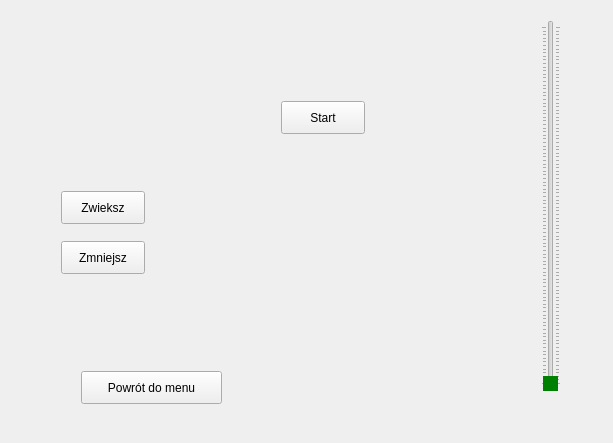
<?xml version="1.0" encoding="UTF-8"?>
<ui version="4.0">
 <class>MainWindow</class>
 <widget class="QMainWindow" name="MainWindow">
  <property name="geometry">
   <rect>
    <x>0</x>
    <y>0</y>
    <width>613</width>
    <height>443</height>
   </rect>
  </property>
  <property name="windowTitle">
   <string>MainWindow</string>
  </property>
  <widget class="QWidget" name="centralWidget">
   <layout class="QVBoxLayout" name="verticalLayout_3">
    <item>
     <widget class="QStackedWidget" name="views">
      <property name="currentIndex">
       <number>1</number>
      </property>
      <widget class="QWidget" name="menu">
       <layout class="QVBoxLayout" name="verticalLayout_2">
        <item>
         <widget class="QPushButton" name="goToTuner">
          <property name="text">
           <string>Strojenie</string>
          </property>
         </widget>
        </item>
        <item>
         <widget class="QPushButton" name="exit">
          <property name="text">
           <string>Wyjście</string>
          </property>
         </widget>
        </item>
       </layout>
      </widget>
      <widget class="QWidget" name="tuner">
       <widget class="QLabel" name="note">
        <property name="geometry">
         <rect>
          <x>430</x>
          <y>190</y>
          <width>58</width>
          <height>17</height>
         </rect>
        </property>
        <property name="text">
         <string/>
        </property>
       </widget>
       <widget class="QSlider" name="freqIndicator">
        <property name="enabled">
         <bool>false</bool>
        </property>
        <property name="geometry">
         <rect>
          <x>530</x>
          <y>9</y>
          <width>20</width>
          <height>371</height>
         </rect>
        </property>
        <property name="autoFillBackground">
         <bool>true</bool>
        </property>
        <property name="styleSheet">
         <string notr="true">QSlider::groove:vertical {
   /* background: red;*/
    position: absolute; /* absolutely position 4px from the left and right of the widget. setting margins on the widget should work too... */
    left: 4px; right: 4px;
}

QSlider::handle:vertical {
    height: 10px;
    background: green;
    margin: 0 -4px; /* expand outside the groove */
}

QSlider::add-page:vertical {

}

QSlider::sub-page:vertical {

}</string>
        </property>
        <property name="value">
         <number>0</number>
        </property>
        <property name="tracking">
         <bool>true</bool>
        </property>
        <property name="orientation">
         <enum>Qt::Vertical</enum>
        </property>
        <property name="invertedAppearance">
         <bool>false</bool>
        </property>
        <property name="invertedControls">
         <bool>false</bool>
        </property>
        <property name="tickPosition">
         <enum>QSlider::TicksBothSides</enum>
        </property>
       </widget>
       <widget class="QPushButton" name="inc">
        <property name="geometry">
         <rect>
          <x>50</x>
          <y>180</y>
          <width>84</width>
          <height>33</height>
         </rect>
        </property>
        <property name="text">
         <string>Zwieksz</string>
        </property>
       </widget>
       <widget class="QPushButton" name="dec">
        <property name="geometry">
         <rect>
          <x>50</x>
          <y>230</y>
          <width>84</width>
          <height>33</height>
         </rect>
        </property>
        <property name="text">
         <string>Zmniejsz</string>
        </property>
       </widget>
       <widget class="QPushButton" name="startTuner">
        <property name="geometry">
         <rect>
          <x>270</x>
          <y>90</y>
          <width>84</width>
          <height>33</height>
         </rect>
        </property>
        <property name="text">
         <string>Start</string>
        </property>
        <property name="checkable">
         <bool>true</bool>
        </property>
        <property name="checked">
         <bool>false</bool>
        </property>
       </widget>
       <widget class="QPushButton" name="goToMenu">
        <property name="geometry">
         <rect>
          <x>70</x>
          <y>360</y>
          <width>141</width>
          <height>33</height>
         </rect>
        </property>
        <property name="text">
         <string>Powrót do menu</string>
        </property>
       </widget>
      </widget>
     </widget>
    </item>
   </layout>
  </widget>
 </widget>
 <layoutdefault spacing="6" margin="11"/>
 <tabstops>
  <tabstop>exit</tabstop>
 </tabstops>
 <resources/>
 <connections/>
</ui>
